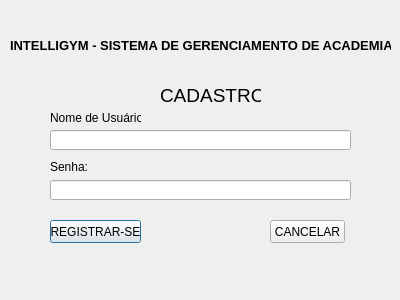
<?xml version="1.0" encoding="UTF-8"?>
<ui version="4.0">
 <class>Dialog</class>
 <widget class="QDialog" name="Dialog">
  <property name="geometry">
   <rect>
    <x>0</x>
    <y>0</y>
    <width>400</width>
    <height>300</height>
   </rect>
  </property>
  <property name="windowTitle">
   <string>Dialog</string>
  </property>
  <widget class="QPushButton" name="pushButton_2">
   <property name="geometry">
    <rect>
     <x>50</x>
     <y>220</y>
     <width>91</width>
     <height>23</height>
    </rect>
   </property>
   <property name="text">
    <string>REGISTRAR-SE</string>
   </property>
  </widget>
  <widget class="QPushButton" name="pushButton">
   <property name="geometry">
    <rect>
     <x>270</x>
     <y>220</y>
     <width>75</width>
     <height>23</height>
    </rect>
   </property>
   <property name="text">
    <string>CANCELAR</string>
   </property>
  </widget>
  <widget class="QLabel" name="label_3">
   <property name="geometry">
    <rect>
     <x>50</x>
     <y>110</y>
     <width>91</width>
     <height>16</height>
    </rect>
   </property>
   <property name="text">
    <string>Nome de Usuário:</string>
   </property>
  </widget>
  <widget class="QLineEdit" name="lineEdit_2">
   <property name="geometry">
    <rect>
     <x>50</x>
     <y>130</y>
     <width>301</width>
     <height>20</height>
    </rect>
   </property>
   <property name="inputMethodHints">
    <set>Qt::ImhNone</set>
   </property>
  </widget>
  <widget class="QLabel" name="label">
   <property name="geometry">
    <rect>
     <x>10</x>
     <y>30</y>
     <width>381</width>
     <height>31</height>
    </rect>
   </property>
   <property name="text">
    <string>&lt;html&gt;&lt;head/&gt;&lt;body&gt;&lt;p&gt;&lt;span style=&quot; font-size:10pt; font-weight:600;&quot;&gt;INTELLIGYM - SISTEMA DE GERENCIAMENTO DE ACADEMIAS&lt;/span&gt;&lt;/p&gt;&lt;/body&gt;&lt;/html&gt;</string>
   </property>
  </widget>
  <widget class="QLineEdit" name="lineEdit">
   <property name="geometry">
    <rect>
     <x>50</x>
     <y>180</y>
     <width>301</width>
     <height>20</height>
    </rect>
   </property>
   <property name="autoFillBackground">
    <bool>false</bool>
   </property>
   <property name="inputMethodHints">
    <set>Qt::ImhHiddenText|Qt::ImhNoAutoUppercase|Qt::ImhNoPredictiveText|Qt::ImhSensitiveData</set>
   </property>
   <property name="inputMask">
    <string/>
   </property>
   <property name="text">
    <string/>
   </property>
   <property name="echoMode">
    <enum>QLineEdit::Password</enum>
   </property>
  </widget>
  <widget class="QLabel" name="label_2">
   <property name="geometry">
    <rect>
     <x>160</x>
     <y>80</y>
     <width>101</width>
     <height>31</height>
    </rect>
   </property>
   <property name="text">
    <string>&lt;html&gt;&lt;head/&gt;&lt;body&gt;&lt;p&gt;&lt;span style=&quot; font-size:14pt;&quot;&gt;CADASTRO&lt;/span&gt;&lt;/p&gt;&lt;/body&gt;&lt;/html&gt;</string>
   </property>
  </widget>
  <widget class="QLabel" name="label_4">
   <property name="geometry">
    <rect>
     <x>50</x>
     <y>160</y>
     <width>47</width>
     <height>13</height>
    </rect>
   </property>
   <property name="text">
    <string>Senha:</string>
   </property>
  </widget>
 </widget>
 <resources/>
 <connections/>
</ui>
